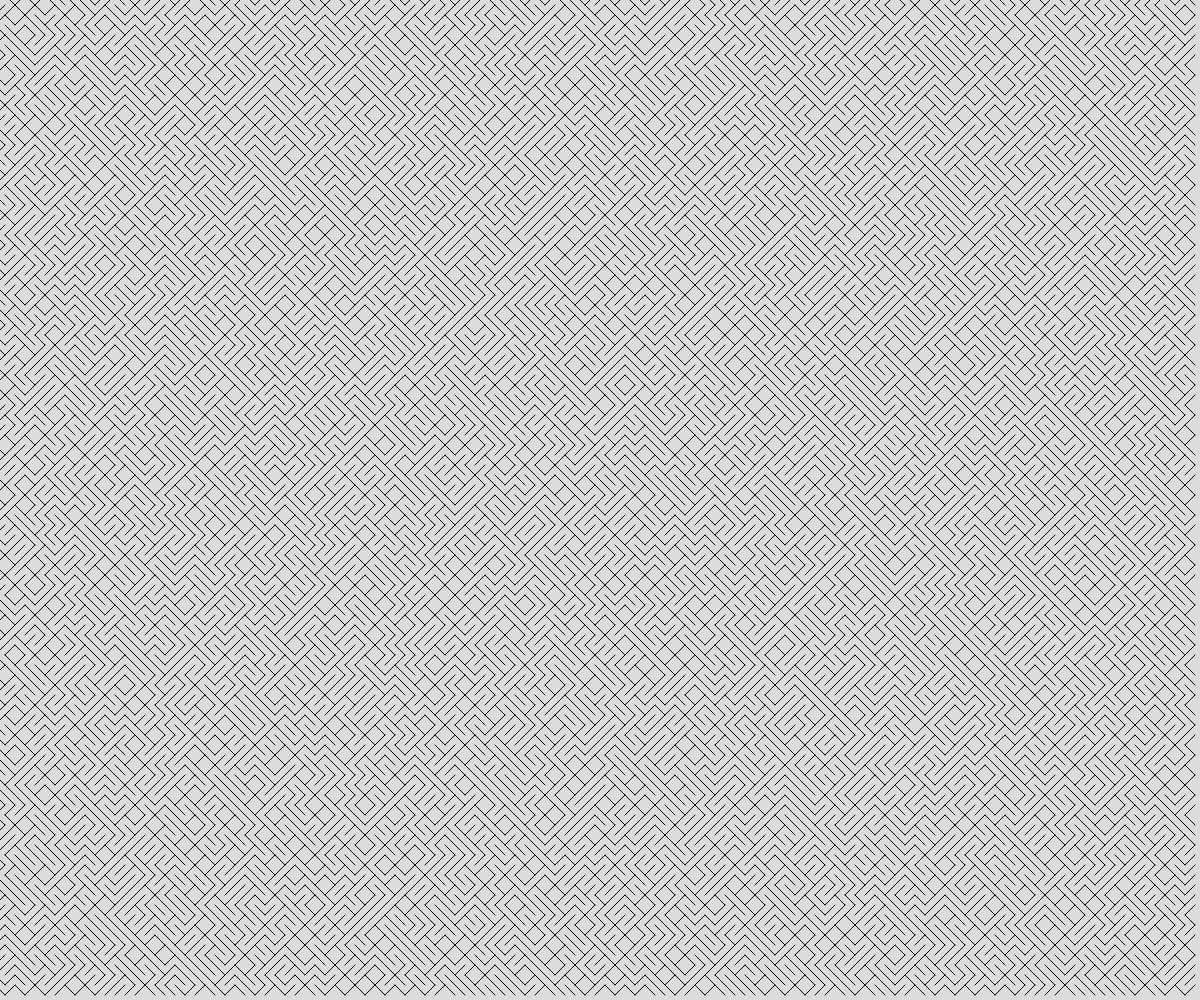
Frame 1 (no input)
Frame 60 (no input): identical to frame 1, image omitted
Frame 120 (the mouse pressed at the canvas centre since frame 60): identical to frame 1, image omitted

The p5.js sketch that drew this single still picture (run headless with seeded random() and noise() and a simulated clock; from frame 60 on, the mouse is pressed at the canvas centre):

// p5.js sketch
// ── sketch.js
// Generative art demo
// Using object notation and arrays
// March 7, 2025

let someLine; 
let lines = [];
const LINE_SIZE = 10;

function setup() {
  createCanvas(windowWidth, windowHeight);
  fillRows(); 
}

function draw() {
  background(220);
  for (let someLine of lines){
    line(someLine.x1, someLine.y1, someLine.x2, someLine.y2);
  }
}

function spawnLine(x, y, theSize){
  let choice = random(100);
  let theLine;
  if (choice < 50){
    //negative slope
    theLine = {
      x1: x-theSize/2,
      y1: y-theSize/2,
      x2: x+theSize/2,
      y2: y+theSize/2,
    };
  }  
  else{
    //positive slope
    theLine = {
      x1: x-theSize/2,
      y1: y+theSize/2,
      x2: x+theSize/2,
      y2: y-theSize/2,
    };
  }
  return theLine;
}

function fillRows(){
  for (let y = 0; y < height; y += LINE_SIZE){
    for (let x = 0; x < width; x += LINE_SIZE){
      lines.push(spawnLine(x, y, LINE_SIZE));
    }
  }
}
